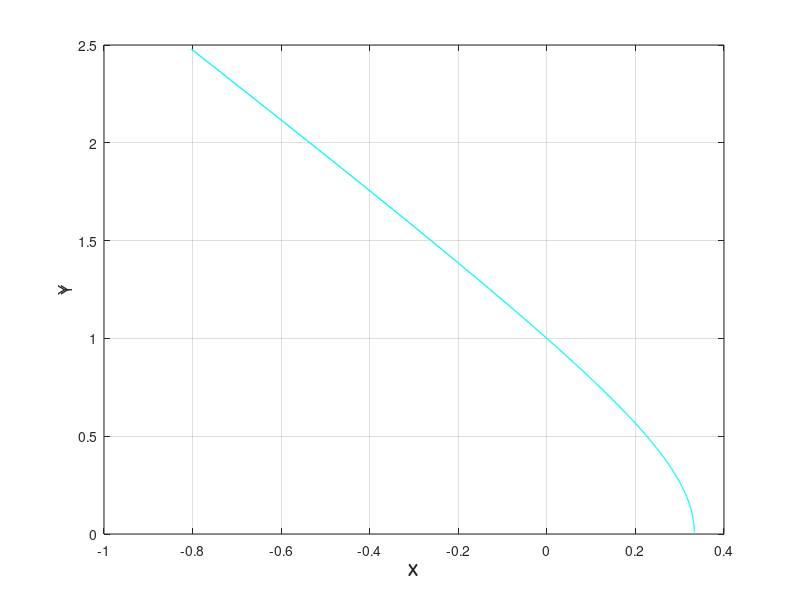

Write MATLAB code to recreate this figure. (Note: this script raises an error after producing the figure.)
clear all
 
figure(1)%总能量大于零：双曲线轨道

xita1=0:0.001:0.6*pi;
r1=1./(1+2*cos(xita1));
x1=r1.*cos(xita1);
y1=r1.*sin(xita1);
plot(x1,y1,'-','color',[0,1,1]);
xlabel('X');
ylabel('Y');
grid on;
h1=copyobj(allchild(gca),gca);
rotate(h1,[1,0,0],180,[0,0,0]);%绕x轴转
hold on
plot(0,0,'ko');
title('双曲线轨道');

axis equal;
grid on;

figure(2)%总能量等于零：抛物线轨道

xita2=0:0.001:0.7*pi;
r2=10./(1+cos(xita2));
x2=r2.*cos(xita2);
y2=r2.*sin(xita2);
plot(x2,y2,'-','color',[0,1,1]);
xlabel('X');
ylabel('Y');
grid on;
h2=copyobj(allchild(gca),gca);
rotate(h2,[1,0,0],180,[0,0,0]);%绕x轴转
hold on
plot(0,0,'ko');
title('抛物线轨道');

axis equal;
grid on;

figure(3)%总能量小于零：椭圆轨道

xita3=0:0.001:2*pi;
r3=1./(1+0.7*cos(xita3));
x3=r3.*cos(xita3);
y3=r3.*sin(xita3);
plot(x3,y3,'-','color',[0,1,1]);
xlabel('X');
ylabel('Y');
grid on;
hold on
plot(0,0,'ko');
title('椭圆轨道');

axis equal;
grid on;
